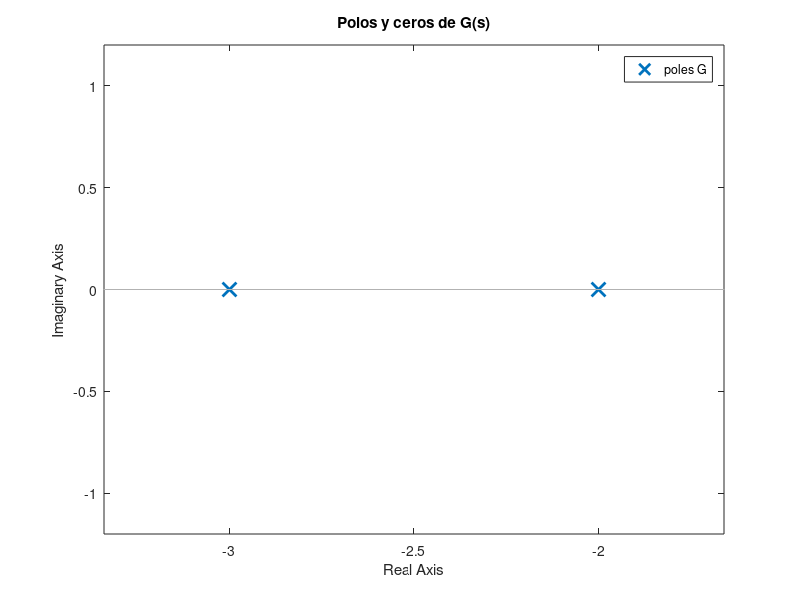

This figure's MATLAB source:
pkg load control

G = zpk([],[-2 -3],10)
Tm = 0.12;

Gd = c2d(G,Tm, 'zoh')

pzmap(G)
title('Polos y ceros de G(s)')
grid